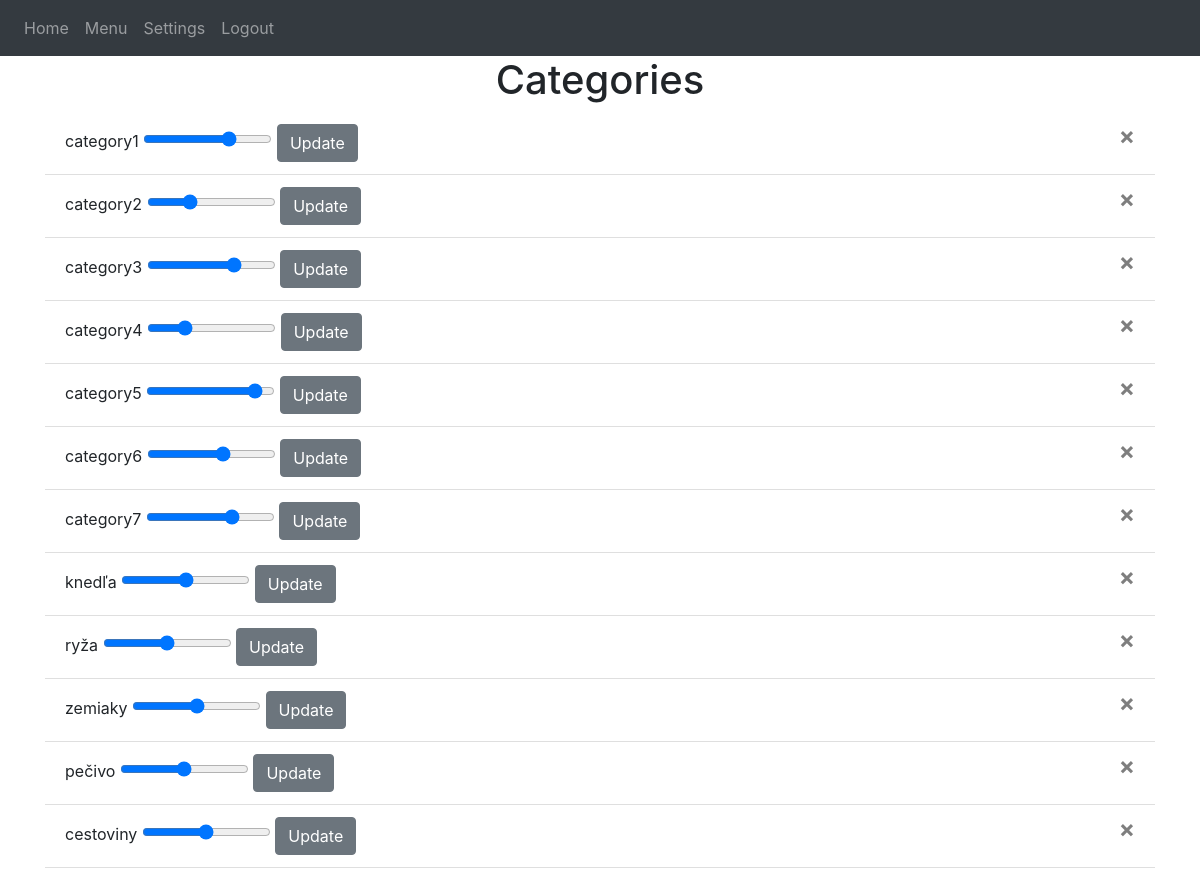
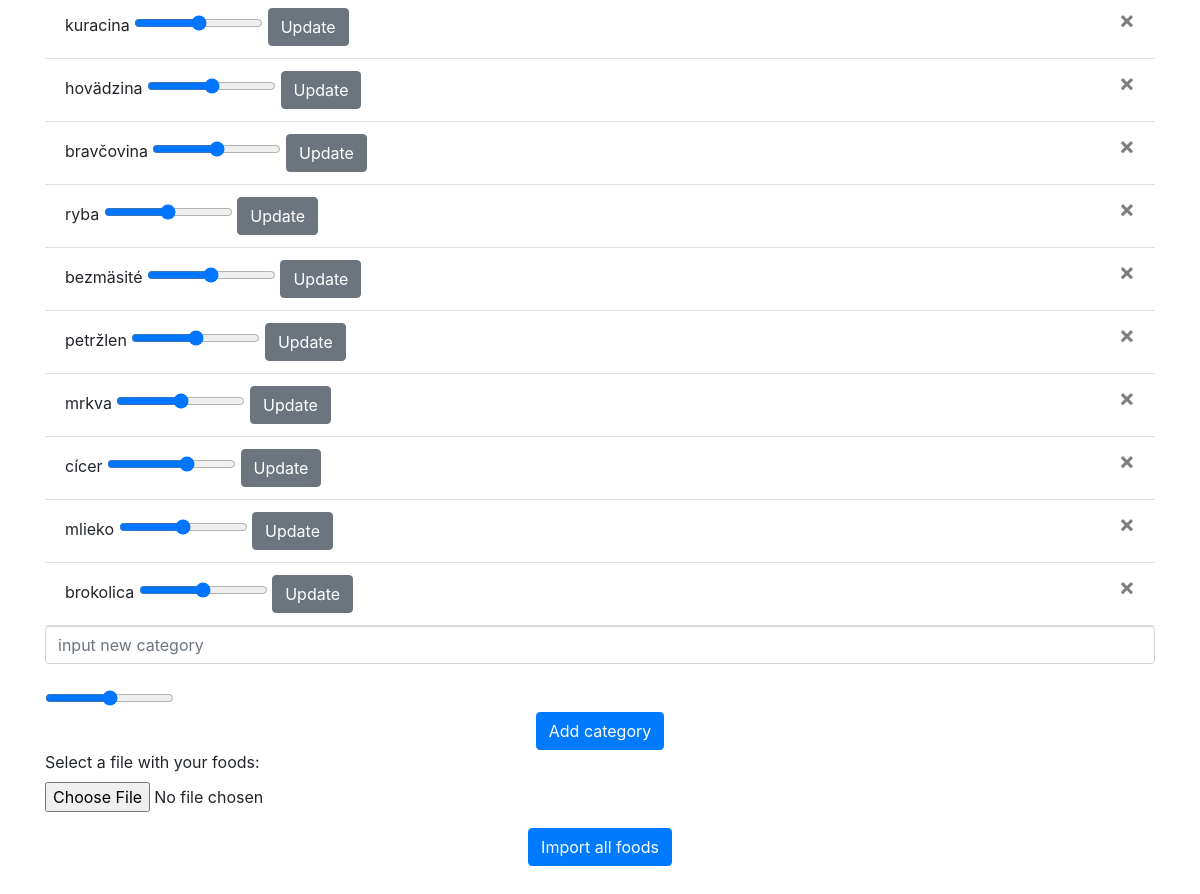
The app's page /settings (signed in) with its own data (2 pictures, top to bottom).
### src/models.py (models this page shows)
class Category(db.Model):
    __tablename__ = "categories"
    id = db.Column(db.Integer, primary_key=True)
    name = db.Column(db.String(100))
    value = db.Column(db.Float())
    immediateValue = db.Column(db.Float())
    user_id = db.Column(db.Integer, db.ForeignKey('users.id'))
    foods = db.relationship(
        'Food', secondary='food_category', back_populates='categories')

### src/views.py (the view, shortened to what this page needs)
@views.route('/settings', methods=['GET', 'POST'])
@login_required
def settings():
    return render_template("settings.html", user=current_user)

### src/__init__.py (called while the page is built)
def create_app():
    app = Flask(__name__)
    app.config['SECRET_KEY'] = 'tajny klucik'
    app.config['SQLALCHEMY_DATABASE_URI'] = f'sqlite:///{DB_NAME}'
    app.config['UPLOAD_FOLDER'] = configuration.UPLOAD_FOLDER
    db.init_app(app)
    from .views import views
    from .auth import auth
    app.register_blueprint(views, url_prefix='/')
    app.register_blueprint(auth, url_prefix='/')
    from .models import User, Food, Category, FoodCategory
    create_database(app)
    login_manager = LoginManager()
    login_manager.login_view = 'auth.login'
    login_manager.init_app(app)
    @login_manager.user_loader
    def load_user(id):
        return User.query.get(int(id))
    return app

### src/templates/settings.html
{% extends "base.html" %} {% block title %}Settings{% endblock %}
{% block content %}
<h1 align="center">Categories</h1>
<ul class="list-group list-group-flush" id="categories">
    {% for category in user.categories %}
    <li class="list-group-item">
        {{ category.name }}
        <input
            type="range"
            name="{{'categoryvalue_'+category.id|string}}"
            id="{{'categoryvalue_'+category.id|string}}"
            class="form-range"
            min="0"
            max="1"
            step="0.01"
            value="{{category.value}}"
        />
        <button type="button" class="btn btn-secondary" onClick="updateCategory({{ category.id }}, {{'categoryvalue_'+category.id|string}} )">
            <span>Update</span>
        </button>
        <button type="button" class="close" onClick="deleteCategory({{ category.id }} )">
            <span aria-hidden="true">&times;</span>
        </button>
    </li>
    {% endfor %}
</ul>
<div>
<form method="POST">
    <input
        type="text"
        name="category"
        id="category"
        class="form-control"
        placeholder="input new category"
    />
    <br />
    <input
        type="range"
        name="categoryvalue"
        id="categoryvalue"
        class="form-range"
        min="0"
        max="1"
        step="0.01"
    />
    <br />
    <div align="center">
        <button type="submit" name='categoryform' class="btn btn-primary">Add category</button>
    </div>
</form>
</div>
<div>
<form method="POST" enctype="multipart/form-data">
    <div class="form-group">
        <label for="myfile">Select a file with your foods:</label>
        <input type="file" id="file" name="file" class="form-control-file">
    </div>
    <div align="center">
        <button type="submit"  name='fileform' class="btn btn-primary">Import all foods</button>
    </div>
</form>
</div>
{% endblock %}

### records on screen
Category: name "category1", value "0.69"
Category: name "category2", value "0.31"
Category: name "category3", value "0.7"
Category: name "category4", value "0.26"
Category: name "category5", value "0.89"
Category: name "category6", value "0.6"
Category: name "category7", value "0.69"
Category: name "knedľa", value "0.5"
Category: name "ryža", value "0.5"
Category: name "zemiaky", value "0.5"
Category: name "pečivo", value "0.5"
Category: name "cestoviny", value "0.5"
Category: name "kuracina", value "0.5"
Category: name "hovädzina", value "0.5"
Category: name "bravčovina", value "0.5"
Category: name "ryba", value "0.5"
Category: name "bezmäsité", value "0.5"
Category: name "petržlen", value "0.5"
Category: name "mrkva", value "0.5"
Category: name "cícer", value "0.64"
Category: name "mlieko", value "0.5"
Category: name "brokolica", value "0.5"
